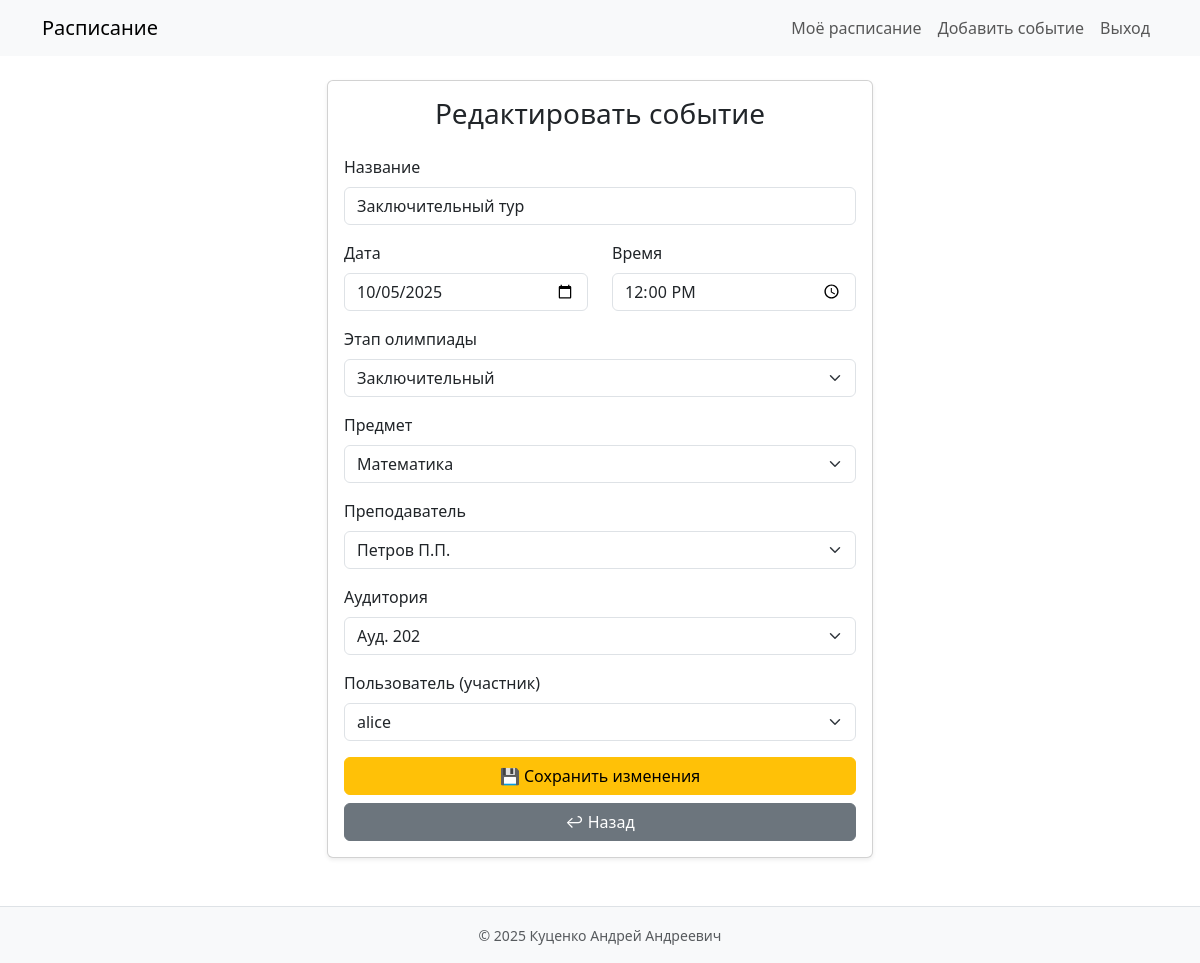
/edit_event/2 (signed in), run on the app's committed database.
### models.py (models this page shows)
class Event(db.Model):
    __tablename__ = 'events'
    id = db.Column(db.Integer, primary_key=True)
    title = db.Column(db.String(200), nullable=False)
    date = db.Column(db.Date, nullable=False)
    time = db.Column(db.Time, nullable=False)
    stage = db.Column(db.String(100), nullable=True)  # этап олимпиады
    user_id = db.Column(db.Integer, db.ForeignKey('users.id'), nullable=False)
    subject_id = db.Column(db.Integer, db.ForeignKey('subjects.id'))
    teacher_id = db.Column(db.Integer, db.ForeignKey('teachers.id'))
    room_id = db.Column(db.Integer, db.ForeignKey('rooms.id'))
    subject = db.relationship('Subject')
    teacher = db.relationship('Teacher')
    room = db.relationship('Room')

class Subject(db.Model):
    __tablename__ = 'subjects'
    id = db.Column(db.Integer, primary_key=True)
    name = db.Column(db.String(200), nullable=False)

class Teacher(db.Model):
    __tablename__ = 'teachers'
    id = db.Column(db.Integer, primary_key=True)
    name = db.Column(db.String(200), nullable=False)

class Room(db.Model):
    __tablename__ = 'rooms'
    id = db.Column(db.Integer, primary_key=True)
    number = db.Column(db.String(50), nullable=False)

class User(UserMixin, db.Model):
    __tablename__ = 'users'
    id = db.Column(db.Integer, primary_key=True)
    username = db.Column(db.String(150), unique=True, nullable=False)
    password = db.Column(db.String(150), nullable=False)
    role = db.Column(db.String(50), nullable=False, default="participant")
    group_id = db.Column(db.Integer, db.ForeignKey('groups.id'))  # 🔹 вот этого не хватало
    events = db.relationship('Event', backref='user', lazy=True)

### app.py (the view, shortened to what this page needs)
@app.route('/edit_event/<int:id>', methods=['GET', 'POST'])
@login_required
def edit_event(id):
    if current_user.role not in ["organizer", "admin"]:
        flash("Недостаточно прав для редактирования событий")
        return redirect(url_for('schedule'))
    event = Event.query.get_or_404(id)
    subjects = Subject.query.all()
    teachers = Teacher.query.all()
    from models import Room
    rooms = Room.query.all()
    users = User.query.filter_by(role="participant").all()
    return render_template(
        'edit_event.html',
        event=event,
        subjects=subjects,
        teachers=teachers,
        rooms=rooms,
        users=users
    )

### app.py (called while the page is built)
@login_manager.user_loader
def load_user(user_id):
    return User.query.get(int(user_id))

### templates/edit_event.html (shortened to what this page needs)
{% extends 'base.html' %}
{% block content %}
<div class="row justify-content-center">
    <div class="col-md-8 col-lg-6">
        <div class="card shadow-sm">
            <div class="card-body">
                <h3 class="card-title text-center mb-4">Редактировать событие</h3>
                <form method="POST">
                    <div class="mb-3">
                        <label class="form-label">Название</label>
                        <input type="text" name="title" value="{{ event.title }}" class="form-control" required>
                    </div>
                    <div class="row">
                        <div class="col-md-6 mb-3">
                            <label class="form-label">Дата</label>
                            <input type="date" name="date" value="{{ event.date }}" class="form-control" required>
                        </div>
                        <div class="col-md-6 mb-3">
                            <label class="form-label">Время</label>
                            <input type="time" name="time" value="{{ event.time }}" class="form-control" required>
                        </div>
                    </div>
                    <div class="mb-3">
                        <label class="form-label">Этап олимпиады</label>
                        <select name="stage" class="form-select" required>
                            {% for st in ['Отборочный','Полуфинал','Заключительный','Консультация'] %}
                                <option value="{{ st }}" {% if event.stage == st %}selected{% endif %}>{{ st }}</option>
                            {% endfor %}
                        </select>
                    </div>
                    <div class="mb-3">
                        <label class="form-label">Предмет</label>
                        <select name="subject" class="form-select" required>
                            {% for subj in subjects %}
                                <option value="{{ subj.id }}" {% if event.subject_id == subj.id %}selected{% endif %}>
                                    {{ subj.name }}
                                </option>
                            {% endfor %}
                        </select>
                    </div>
                    <div class="mb-3">
                        <label class="form-label">Преподаватель</label>
                        <select name="teacher" class="form-select" required>
                            {% for t in teachers %}
                                <option value="{{ t.id }}" {% if event.teacher_id == t.id %}selected{% endif %}>
                                    {{ t.name }}
                                </option>
                            {% endfor %}
                        </select>
                    </div>
                    <div class="mb-3">
                        <label class="form-label">Аудитория</label>
                        <select name="room" class="form-select" required>
                            {% for r in rooms %}
                                <option value="{{ r.id }}" {% if event.room_id == r.id %}selected{% endif %}>
                                    {{ r.number }}
                                </option>
                            {% endfor %}
                        </select>
                    </div>
                    <div class="mb-3">
                        <label class="form-label">Пользователь (участник)</label>
                        <select name="user" class="form-select" required>
                            {% for u in users %}
                                <option value="{{ u.id }}" {% if event.user_id == u.id %}selected{% endif %}>
                                    {{ u.username }}
                                </option>
                            {% endfor %}
                        </select>
                    </div>
                    <div class="d-grid">
                        <button type="submit" class="btn btn-warning">💾 Сохранить изменения</button>
                        <a href="{{ url_for('schedule') }}" class="btn btn-secondary mt-2">↩ Назад</a>
                    </div>
                </form>
            </div>
        </div>
    </div>
</div>
{% endblock %}

### data on the page
Event: title "Заключительный тур", date "10/05/2025", time "12:00:00", stage "Заключительный", subject "Математика", teacher "Петров П.П.", room "Ауд. 202", user "alice"
